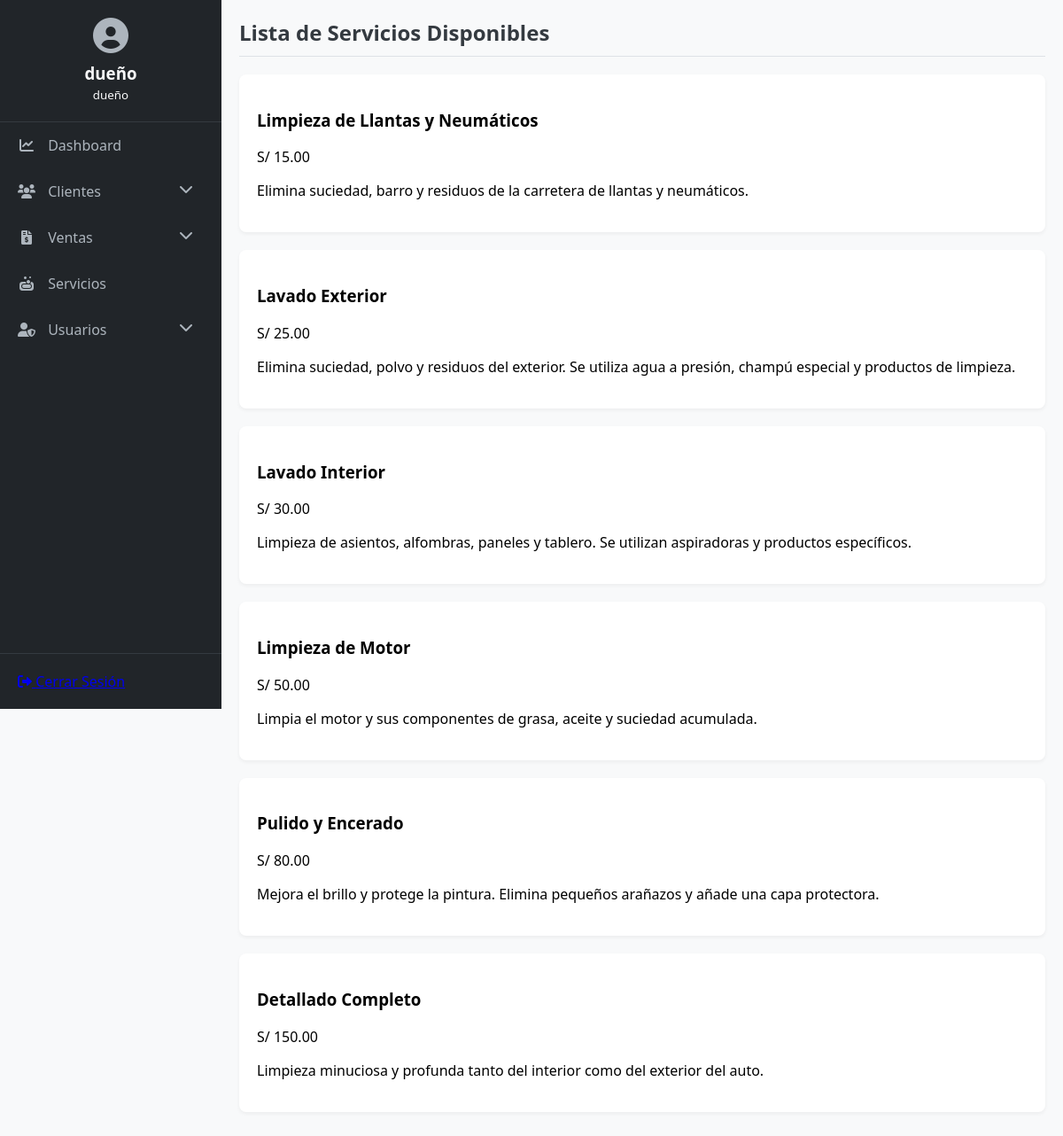
The app's page /servicios (signed in) with its own data.
### tables this page shows
CREATE TABLE servicios (
    id INTEGER PRIMARY KEY AUTOINCREMENT,
    nombre TEXT NOT NULL,
    descripcion TEXT,
    precio REAL NOT NULL
);

### app.py (the view)
@app.route('/servicios')
@login_required
def lista_servicios():
    conn = get_db_connection()
    servicios = conn.execute('SELECT * FROM servicios ORDER BY precio').fetchall()
    conn.close()
    return render_template('lista_servicios.html', servicios=servicios)

### app.py (called while the page is built)
def get_db_connection():
    conn = sqlite3.connect(DATABASE)
    conn.row_factory = sqlite3.Row
    return conn

def login_required(f):
    @wraps(f)
    def decorated_function(*args, **kwargs):
        if 'user_id' not in session:
            return redirect(url_for('login'))
        return f(*args, **kwargs)
    return decorated_function

### templates/lista_servicios.html (shortened to what this page needs)
{% extends "base.html" %}
{% block page_title %}Lista de Servicios Disponibles{% endblock %}
{% block content %}
<div class="service-grid">
    {% for servicio in servicios %}
    <div class="card">
        <h3>{{ servicio.nombre }}</h3>
        <p class="service-price">S/ {{ "%.2f"|format(servicio.precio) }}</p>
        <p>{{ servicio.descripcion }}</p>
    </div>
    {% endfor %}
</div>
{% endblock %}

### static/style.css (style rules this page uses)
:root { --primary-color: #0d6efd; --sidebar-bg: #212529; --sidebar-text: #adb5bd; --sidebar-text-hover: #f8f9fa; --content-bg: #f8f9fa; --card-bg: #ffffff; --text-color: #343a40; --border-color: #dee2e6; --success: #198754; --danger: #dc3545; --warning: #ffc107; }
body { font-family: 'Segoe UI', Tahoma, Geneva, Verdana, sans-serif; margin: 0; background-color: var(--content-bg); display: flex; }
.card { background-color: var(--card-bg); border-radius: 8px; box-shadow: 0 2px 4px rgba(0,0,0,0.05); padding: 20px; margin-bottom: 20px; }

### records on screen
servicios: nombre "Limpieza de Llantas y Neumáticos", precio "15.00", descripcion "Elimina suciedad, barro y residuos de la carretera de llantas y neumáticos."
servicios: nombre "Lavado Exterior", precio "25.00", descripcion "Elimina suciedad, polvo y residuos del exterior. Se utiliza agua a presión, champú especial y productos de limpieza."
servicios: nombre "Lavado Interior", precio "30.00", descripcion "Limpieza de asientos, alfombras, paneles y tablero. Se utilizan aspiradoras y productos específicos."
servicios: nombre "Limpieza de Motor", precio "50.00", descripcion "Limpia el motor y sus componentes de grasa, aceite y suciedad acumulada."
servicios: nombre "Pulido y Encerado", precio "80.00", descripcion "Mejora el brillo y protege la pintura. Elimina pequeños arañazos y añade una capa protectora."
servicios: nombre "Detallado Completo", precio "150.00", descripcion "Limpieza minuciosa y profunda tanto del interior como del exterior del auto."

### other values on screen
{{ session.username }} "dueño"
{{ session.user_role }} "dueño"
